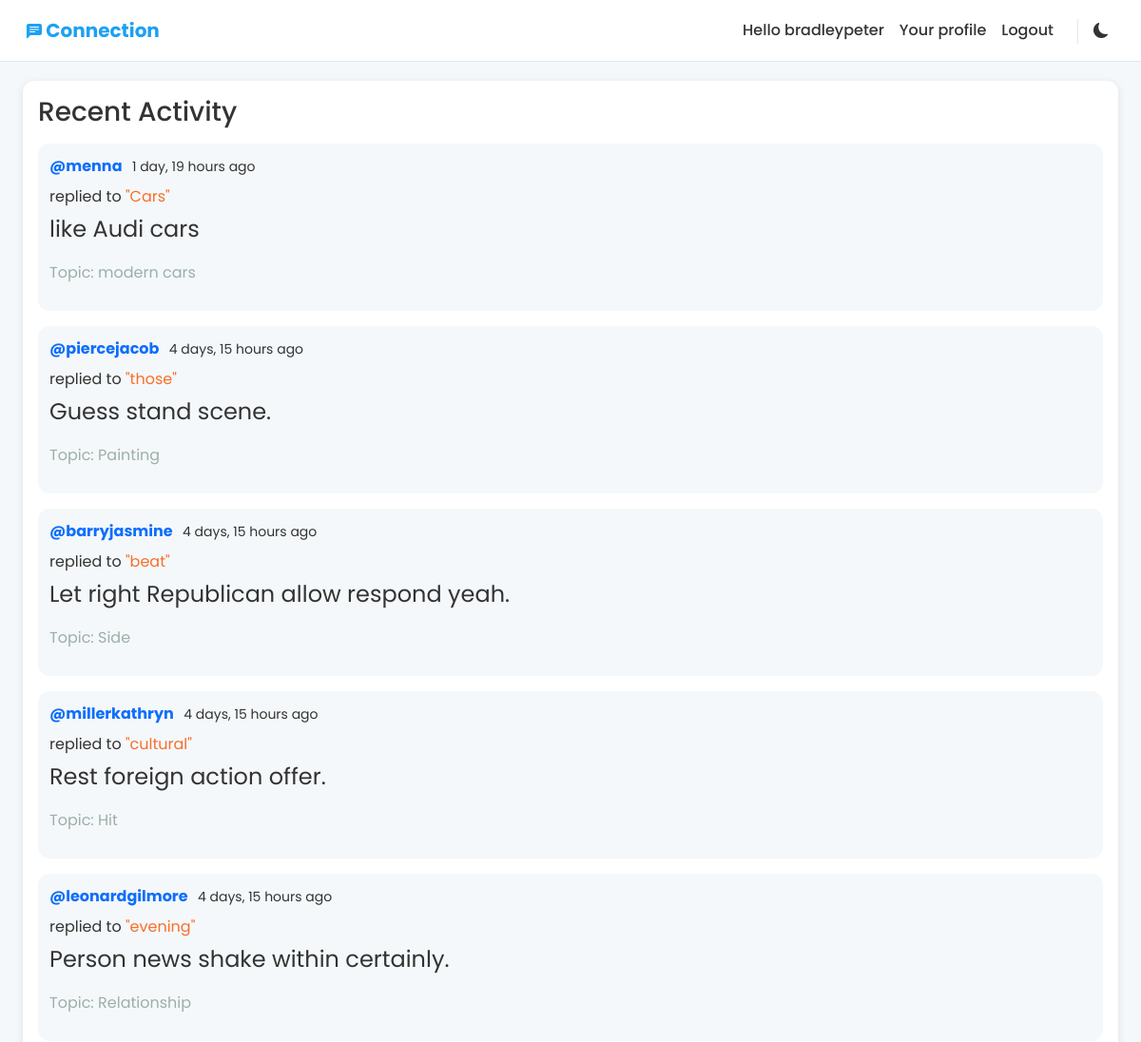
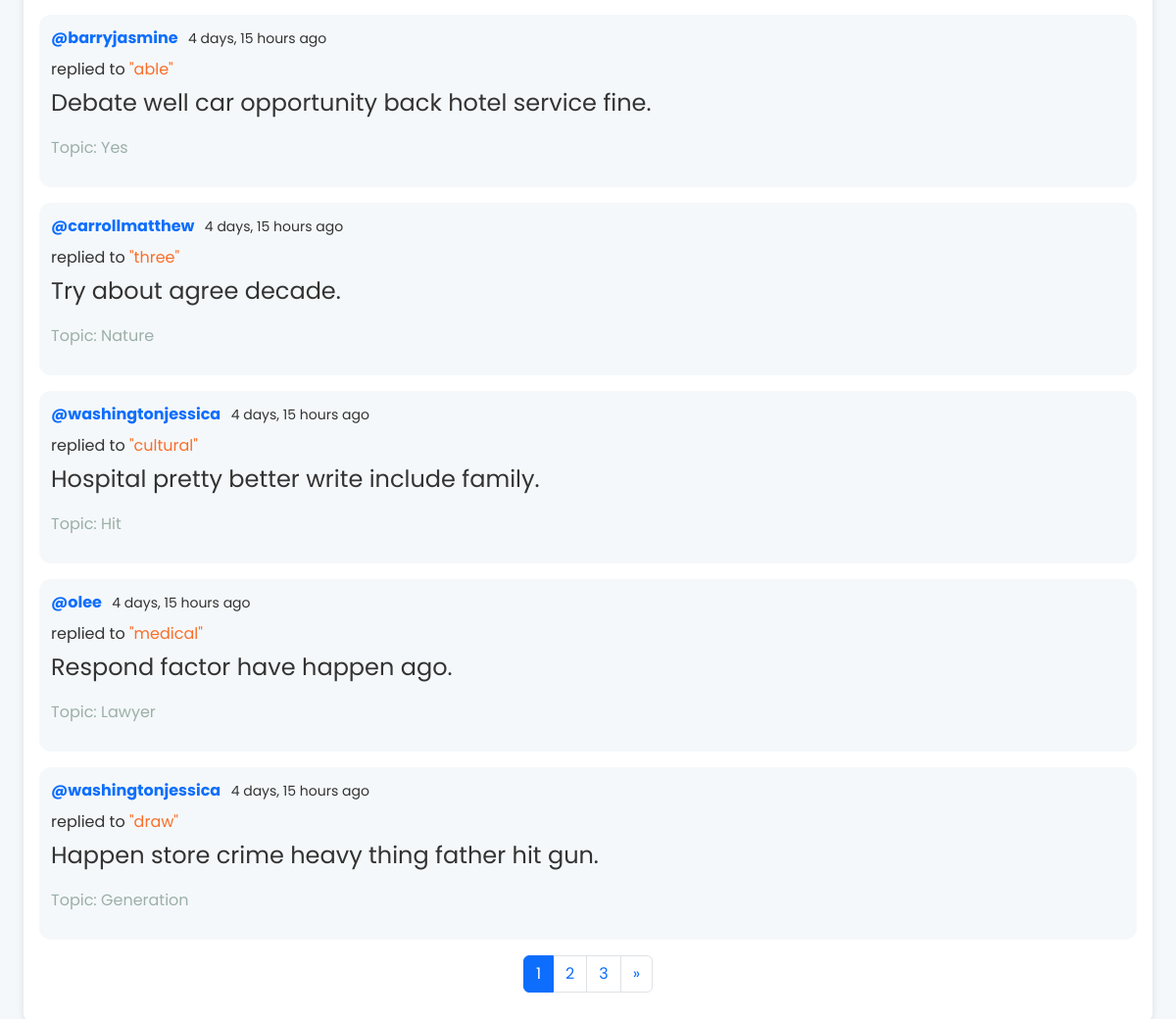
The app's page /all-activities/ (signed in) with its own data (2 pictures, top to bottom).
### activities/models.py (models this page shows, shortened)
class Message(models.Model):
    user = models.ForeignKey(User, on_delete=models.CASCADE)
    room = models.ForeignKey(Room, on_delete=models.CASCADE)
    body = models.TextField()
    updated = models.DateTimeField(auto_now=True)
    created = models.DateTimeField(auto_now_add=True)
    class Meta:
        ordering = ['-updated', '-created']

class Room(models.Model):
    host = models.ForeignKey(User, on_delete=models.SET_NULL, null=True)
    topic = models.ForeignKey(Topic, on_delete=models.SET_NULL, null=True)
    name = models.CharField(max_length=200)
    description = models.TextField(null=True, blank=True)
    participants = models.ManyToManyField(User, related_name='participants', blank=True)
    updated = models.DateTimeField(auto_now=True)
    created = models.DateTimeField(auto_now_add=True)
    class Meta:
        ordering = ['-updated', '-created']
    def __str__(self):
        return self.name

class Topic(models.Model):
    name = models.CharField(max_length=200, unique=True)
    def __str__(self):
        return self.name

### activities/views.py (the view)
# urls.py: path('all-activities/', views.allActivities, name='all-activities'),
@login_required(login_url='users:login')
def allActivities(request):
    messages = Message.objects.all().order_by('-created')
    paginator = Paginator(messages, 10)  # Show 10 messages per page
    page_number = request.GET.get('page')
    page_obj = paginator.get_page(page_number)
    context = {
        'messages': page_obj,
    }
    return render(request, 'activities/all_activities.html', context)

### activities/templates/activities/all_activities.html (shortened to what this page needs)
{% extends 'main.html' %}
{% load widget_tweaks %}
{% block content %}
<div class="container">
    <div class="card card-activity mb-3">
        <div class="card-body">
            <h3 class="card-title">Recent Activity</h3>
            {% for message in messages %}
                <div class="message mt-3">
                    <div class="d-flex justify-content-between align-items-center">
                        <p class="mb-0">
                            <strong style="margin-right: 7px;">
                                {% if request.user.is_authenticated %}
                                    <a class="link-offset-2 link-underline link-underline-opacity-0" href="{% url 'users:user-profile' message.user.username %}">@{{ message.user }}</a>
                                {% else %}
                                    <a class="link-offset-2 link-underline link-underline-opacity-0" href="{% url 'users:login' %}?next={% url 'users:user-profile' message.user.username %}">@{{ message.user }}</a>
                                {% endif %}
                            </strong>
                            <small>
                                {{ message.created|timesince }} ago
                            </small>
                        </p>
                    </div>
                    <p class="mt-2 mb-0">
                        {% if request.user.is_authenticated %}
                            replied to <a
                            href="{% url 'room' message.room.id %}"
                            class="link-underline link-underline-opacity-0"
                            style="color: #F96E2A"
                            >"{{ message.room }}"</a>
                        {% else %}
                            replied to <a
                            href="{% url 'users:login' %}?next={% url 'room' message.room.id %}"
                            class="link-underline link-underline-opacity-0"
                            style="color: #F96E2A"
                            >"{{ message.room }}"</a>
                        {% endif %}
                    </p>
                    <p class="mt-1 fs-4" style="width: 75%;">{{ message.body }}</p>
                    <p class="" style="color: #9cafa8;">Topic: {{ message.room.topic }}</p>
                </div>
            {% empty %}
                <p>No recent activity.</p>
            {% endfor %}
            {% if messages.has_other_pages %}
                <nav aria-label="Page navigation">
                    <ul class="pagination justify-content-center mt-3">
                        {% for num in messages.paginator.page_range %}
                            {% if messages.number == num %}
                                <li class="page-item active">
                                    <a class="page-link" href="?page={{ num }}">{{ num }}</a>
                                </li>
                            {% elif num > messages.number|add:-3 and num < messages.number|add:3 %}
                                <li class="page-item">
                                    <a class="page-link" href="?page={{ num }}">{{ num }}</a>
                                </li>
                            {% endif %}
                        {% endfor %}
                        {% if messages.has_next %}
                            <li class="page-item">
                                <a class="page-link" href="?page={{ messages.next_page_number }}" aria-label="Next">
                                    <span aria-hidden="true">&raquo;</span>
                                </a>
                            </li>
                        {% endif %}
                    </ul>
                </nav>
            {% endif %}
        </div>
    </div>
</div>
{% endblock content %}

### templates/main.html (shortened to what this page needs)
<!DOCTYPE html>
<html lang="en" data-theme="light">
<head>
    <link href="https://cdn.jsdelivr.net/npm/bootstrap@5.3.3/dist/css/bootstrap.min.css" rel="stylesheet">
    <link href="https://cdn.jsdelivr.net/npm/bootstrap-icons@1.10.5/font/bootstrap-icons.css" rel="stylesheet">
    {% load static %}
    <link rel="stylesheet" href="{% static 'css/style.css' %}">
    <link rel="stylesheet" href="https://cdn.jsdelivr.net/npm/bootstrap-icons@1.10.5/font/bootstrap-icons.css">
</head>
<body>
    <nav class="navbar navbar-expand-lg fixed-top dynamic-navbar">
        <div class="container">
            <a class="navbar-brand" href="{% url 'home' %}">
                <span>Connection</span>
            </a>
            <div class="collapse navbar-collapse" id="navbarNav">
                <ul class="navbar-nav ms-auto">
                    {% if request.user.is_authenticated %}
                        <li class="nav-item">
                            <span class="nav-link">Hello {{ request.user }}</span>
                        </li>
                        <li class="nav-item">
                                <a href="{% url 'users:user-profile' request.user.username %}"
                                class="nav-link"
                                >Your profile</a>
                        </li>
                        <li class="nav-item L">
                            <a class="nav-link" href="{% url 'users:logout' %}">Logout</a>
                        </li>
                    {% endif %}
                    <li class="nav-item dark-light-mobile" style="margin-left: 1px !important;">
                        <button id="theme-toggle" class="M-L-btn" title="Toggle Dark Mode">
                            <i class="bi bi-sun-fill"></i>
                        </button>
                    </li>
                </ul>
            </div>
        </div>
    </nav>
    <div style="margin-top: 85px;">
        <div class="container mt-4 content-container" id="content-container">
            {% block content %}
            {% endblock %}
        </div>
    </div>
</body>
</html>

### static/css/style.css (style rules this page uses)
:root { --bg-primary: #F5F8FA; --bg-card: #FFFFFF; --text-primary: #333333; --text-muted: #657786; --link-primary: #1DA1F2; --link-hover: #0C84D6; --highlight: #FFD700; --like-color: #E0245E; --border-light: #E1E8ED; --btn-create: #ffa033; --btn-create-hover: #f97c00; --hr-color: #3f3f3f; }
html { scroll-behavior: smooth; }
body { font-family: 'Poppins', sans-serif; background-color: var(--bg-primary); color: var(--text-primary); }
.container { max-width: 1200px; }
.navbar { background-color: var(--bg-card); border-bottom: 1px solid var(--border-light); padding: 0.75rem 1rem; transition: transform 0.3s ease-in-out; }
.navbar-brand { font-weight: 700; color: var(--link-primary); }
.nav-link { color: var(--text-primary); font-weight: 500; }
.card { border: none; border-radius: 12px; box-shadow: 0 2px 8px rgba(0, 0, 0, 0.1); background-color: var(--bg-card); margin-bottom: 1.5rem; color: var(--text-primary); }
.message { background-color: var(--bg-primary); border-radius: 12px; padding: 0.75rem; margin-bottom: 0.5rem; }
#theme-toggle { background: transparent; border: none; border-left: 1px solid var(--border-light); padding-left: 1rem; margin-left: 1rem; margin-top: 0.5rem; color: var(--text-primary); }

### records on screen
Message: user "menna", created "1 day, 19 hours", room "Cars", body "like Audi cars", room.topic "modern cars"
Message: user "piercejacob", created "4 days, 15 hours", room "those", body "Guess stand scene.", room.topic "Painting"
Message: user "barryjasmine", created "4 days, 15 hours", room "beat", body "Let right Republican allow respond yeah.", room.topic "Side"
Message: user "millerkathryn", created "4 days, 15 hours", room "cultural", body "Rest foreign action offer.", room.topic "Hit"
Message: user "leonardgilmore", created "4 days, 15 hours", room "evening", body "Person news shake within certainly.", room.topic "Relationship"
Message: user "barryjasmine", created "4 days, 15 hours", room "able", body "Debate well car opportunity back hotel service fine.", room.topic "Yes"
Message: user "carrollmatthew", created "4 days, 15 hours", room "three", body "Try about agree decade.", room.topic "Nature"
Message: user "washingtonjessica", created "4 days, 15 hours", room "cultural", body "Hospital pretty better write include family.", room.topic "Hit"
Message: user "olee", created "4 days, 15 hours", room "medical", body "Respond factor have happen ago.", room.topic "Lawyer"
Message: user "washingtonjessica", created "4 days, 15 hours", room "draw", body "Happen store crime heavy thing father hit gun.", room.topic "Generation"

### other values on screen
{{ request.user }} "bradleypeter"
{{ num }} "1"
{{ num }} "2" "3"
